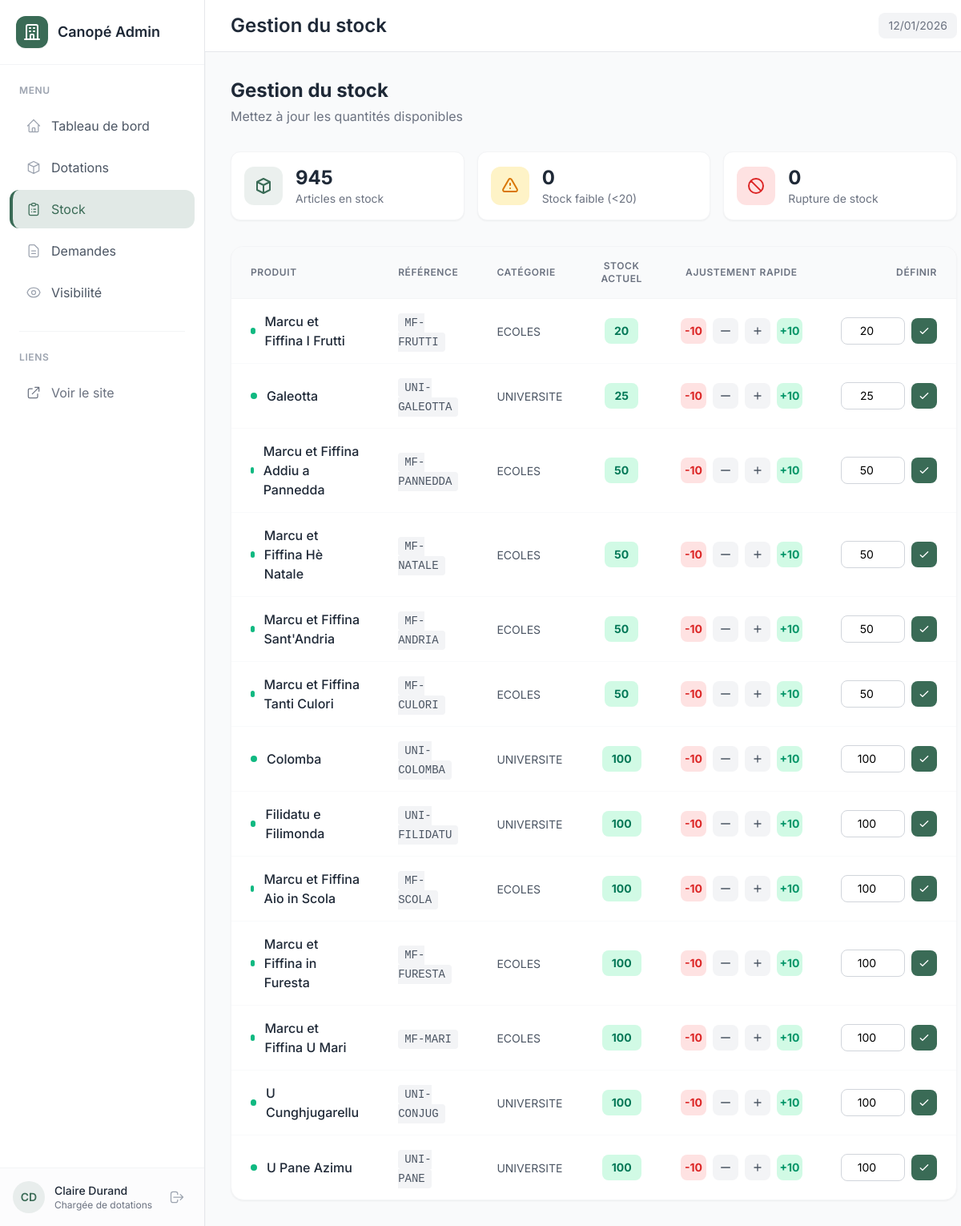
Screenshot of /admin/stock.php (signed in) with the database file from the repository.
### tables this page shows
CREATE TABLE `product` (
  `id` int(11) NOT NULL,
  `category_id` int(11) DEFAULT NULL,
  `name` varchar(255) NOT NULL,
  `reference` varchar(100) DEFAULT NULL,
  `description` text,
  `list_price` decimal(10,2) DEFAULT NULL,
  `is_published` tinyint(1) DEFAULT '1',
  `is_active` tinyint(1) DEFAULT '1'
);

CREATE TABLE `category` (
  `id` int(11) NOT NULL,
  `name` varchar(255) NOT NULL
);

### admin/stock.php (the view, shortened to what this page needs)
<?php
try {
    $pdo = new PDO('mysql:host=localhost;dbname=canope-reseau;charset=utf8mb4', 'root', 'root');
    $pdo->setAttribute(PDO::ATTR_ERRMODE, PDO::ERRMODE_EXCEPTION);
} catch (PDOException $e) {
    die('Erreur de connexion à la base de données');
}
$stockItems = $pdo->query('
    SELECT p.id, p.name, p.reference, c.name as category_name, COALESCE(s.quantity, 0) as quantity
    FROM product p
    LEFT JOIN category c ON c.id = p.category_id
    LEFT JOIN stock s ON s.product_id = p.id
    WHERE p.is_active = 1
    ORDER BY s.quantity ASC, p.name ASC
')->fetchAll(PDO::FETCH_ASSOC);
$totalStock = array_sum(array_column($stockItems, 'quantity'));
$lowStockCount = count(array_filter($stockItems, fn($item) => $item['quantity'] > 0 && $item['quantity'] < 20));
$outOfStockCount = count(array_filter($stockItems, fn($item) => $item['quantity'] == 0));
include 'includes/admin_header.php';
?>
<div class="flex flex-col md:flex-row md:items-center md:justify-between gap-4 mb-8">
    <div>
        <h2 class="text-2xl font-bold text-gray-800">Gestion du stock</h2>
        <p class="text-gray-500 mt-1">Mettez à jour les quantités disponibles</p>
    </div>
</div>
<div class="grid grid-cols-1 md:grid-cols-3 gap-4 mb-8">
    <div class="bg-white rounded-xl p-4 shadow-sm border border-gray-100 flex items-center gap-4">
        <div class="w-12 h-12 bg-canope-green/10 rounded-xl flex items-center justify-center">
            <svg xmlns="http://www.w3.org/2000/svg" class="h-6 w-6 text-canope-green" fill="none" viewBox="0 0 24 24" stroke="currentColor" stroke-width="2">
                <path stroke-linecap="round" stroke-linejoin="round" d="M20 7l-8-4-8 4m16 0l-8 4m8-4v10l-8 4m0-10L4 7m8 4v10M4 7v10l8 4" />
            </svg>
        </div>
        <div>
            <p class="text-2xl font-bold text-gray-800"><?= number_format($totalStock) ?></p>
            <p class="text-sm text-gray-500">Articles en stock</p>
        </div>
    </div>
    <div class="bg-white rounded-xl p-4 shadow-sm border border-gray-100 flex items-center gap-4">
        <div class="w-12 h-12 bg-amber-100 rounded-xl flex items-center justify-center">
        </div>
        <div>
            <p class="text-2xl font-bold text-gray-800"><?= $lowStockCount ?></p>
            <p class="text-sm text-gray-500">Stock faible (&lt;20)</p>
        </div>
    </div>
    <div class="bg-white rounded-xl p-4 shadow-sm border border-gray-100 flex items-center gap-4">
        <div class="w-12 h-12 bg-red-100 rounded-xl flex items-center justify-center">
            <svg xmlns="http://www.w3.org/2000/svg" class="h-6 w-6 text-red-600" fill="none" viewBox="0 0 24 24" stroke="currentColor" stroke-width="2">
                <path stroke-linecap="round" stroke-linejoin="round" d="M18.364 18.364A9 9 0 005.636 5.636m12.728 12.728A9 9 0 015.636 5.636m12.728 12.728L5.636 5.636" />
            </svg>
        </div>
        <div>
            <p class="text-2xl font-bold text-gray-800"><?= $outOfStockCount ?></p>
            <p class="text-sm text-gray-500">Rupture de stock</p>
        </div>
    </div>
</div>
<div class="bg-white rounded-2xl shadow-sm border border-gray-100 overflow-hidden">
    <div class="overflow-x-auto">
        <table class="w-full">
            <thead>
                <tr class="bg-gray-50 border-b border-gray-100">
                    <th class="text-left px-6 py-4 text-xs font-semibold text-gray-500 uppercase tracking-wider">Produit</th>
                    <th class="text-left px-6 py-4 text-xs font-semibold text-gray-500 uppercase tracking-wider">Référence</th>
                    <th class="text-left px-6 py-4 text-xs font-semibold text-gray-500 uppercase tracking-wider">Catégorie</th>
                    <th class="text-center px-6 py-4 text-xs font-semibold text-gray-500 uppercase tracking-wider">Stock actuel</th>
                    <th class="text-center px-6 py-4 text-xs font-semibold text-gray-500 uppercase tracking-wider">Ajustement rapide</th>
                    <th class="text-right px-6 py-4 text-xs font-semibold text-gray-500 uppercase tracking-wider">Définir</th>
                </tr>
            </thead>
            <tbody class="divide-y divide-gray-50">
                <?php foreach ($stockItems as $item): ?>
                <?php
                $qty = (int)$item['quantity'];
                $stockClass = $qty == 0 ? 'bg-red-100 text-red-700' : ($qty < 20 ? 'bg-amber-100 text-amber-700' : 'bg-emerald-100 text-emerald-700');
                $rowClass = $qty == 0 ? 'bg-red-50/50' : ($qty < 20 ? 'bg-amber-50/30' : '');
                ?>
                <tr class="hover:bg-gray-50 transition-colors <?= $rowClass ?>">
                    <td class="px-6 py-4">
                        <div class="flex items-center gap-3">
                            <?php if ($qty == 0): ?>
                            <div class="w-2 h-2 bg-red-500 rounded-full animate-pulse"></div>
                            <?php elseif ($qty < 20): ?>
                            <div class="w-2 h-2 bg-amber-500 rounded-full"></div>
                            <?php else: ?>
                            <div class="w-2 h-2 bg-emerald-500 rounded-full"></div>
                            <?php endif; ?>
                            <span class="font-medium text-gray-800"><?= htmlspecialchars($item['name']) ?></span>
                        </div>
                    </td>
                    <td class="px-6 py-4">
                        <span class="text-sm text-gray-600 font-mono bg-gray-100 px-2 py-1 rounded">
                            <?= htmlspecialchars($item['reference'] ?? 'N/A') ?>
                        </span>
                    </td>
                    <td class="px-6 py-4">
                        <span class="text-sm text-gray-600"><?= htmlspecialchars($item['category_name'] ?? 'Non classé') ?></span>
                    </td>
                    <td class="px-6 py-4 text-center">
                        <span class="inline-flex items-center px-3 py-1.5 rounded-lg text-sm font-bold <?= $stockClass ?>">
                            <?= $qty ?>
                        </span>
                    </td>
                    <td class="px-6 py-4">
                        <div class="flex items-center justify-center gap-2">
                            <form method="POST" class="flex items-center gap-1">
                                <button type="submit" class="w-8 h-8 bg-red-100 hover:bg-red-200 text-red-600 rounded-lg transition-colors flex items-center justify-center" title="-10">
                                    <span class="text-sm font-bold">-10</span>
                                </button>
                            </form>
                            <form method="POST" class="flex items-center gap-1">
                                <button type="submit" class="w-8 h-8 bg-gray-100 hover:bg-gray-200 text-gray-600 rounded-lg transition-colors flex items-center justify-center" title="-1">
                                    <svg xmlns="http://www.w3.org/2000/svg" class="h-4 w-4" fill="none" viewBox="0 0 24 24" stroke="currentColor" stroke-width="2">
                                        <path stroke-linecap="round" stroke-linejoin="round" d="M20 12H4" />
                                    </svg>
                                </button>
                            </form>
                            <form method="POST" class="flex items-center gap-1">
                                <button type="submit" class="w-8 h-8 bg-gray-100 hover:bg-gray-200 text-gray-600 rounded-lg transition-colors flex items-center justify-center" title="+1">
                                    <svg xmlns="http://www.w3.org/2000/svg" class="h-4 w-4" fill="none" viewBox="0 0 24 24" stroke="currentColor" stroke-width="2">
                                        <path stroke-linecap="round" stroke-linejoin="round" d="M12 6v6m0 0v6m0-6h6m-6 0H6" />
                                    </svg>
                                </button>
                            </form>
                            <form method="POST" class="flex items-center gap-1">
                                <button type="submit" class="w-8 h-8 bg-emerald-100 hover:bg-emerald-200 text-emerald-600 rounded-lg transition-colors flex items-center justify-center" title="+10">
                                    <span class="text-sm font-bold">+10</span>
                                </button>
                            </form>
                        </div>
                    </td>
                    <td class="px-6 py-4">
                        <form method="POST" class="flex items-center justify-end gap-2">
                            <input type="number" name="quantity" value="<?= $qty ?>" min="0"
                                   class="w-20 border border-gray-300 rounded-lg px-3 py-1.5 text-center text-sm focus:ring-2 focus:ring-canope-green focus:border-transparent">
                            <button type="submit" class="p-2 bg-canope-green hover:bg-canope-olive text-white rounded-lg transition-colors" title="Définir">
                                <svg xmlns="http://www.w3.org/2000/svg" class="h-4 w-4" fill="none" viewBox="0 0 24 24" stroke="currentColor" stroke-width="2">
                                    <path stroke-linecap="round" stroke-linejoin="round" d="M5 13l4 4L19 7" />
                                </svg>
                            </button>
                        </form>
                    </td>
                </tr>
                <?php endforeach; ?>
            </tbody>
        </table>
    </div>
</div>
<?php include 'includes/admin_footer.php'; ?>

### admin/includes/admin_header.php (style rules this page uses)
body { font-family: 'Inter', sans-serif; }

### rows the page displays
product: name "Marcu et Fiffina I Frutti", reference "MF-FRUTTI", category.name "ECOLES", qty "20", quantity "20"
product: name "Galeotta", reference "UNI-GALEOTTA", category.name "UNIVERSITE", qty "25", quantity "25"
product: name "Marcu et Fiffina Addiu a Pannedda", reference "MF-PANNEDDA", category.name "ECOLES", qty "50", quantity "50"
product: name "Marcu et Fiffina Hè Natale", reference "MF-NATALE", category.name "ECOLES", qty "50", quantity "50"
product: name "Marcu et Fiffina Sant'Andria", reference "MF-ANDRIA", category.name "ECOLES", qty "50", quantity "50"
product: name "Marcu et Fiffina Tanti Culori", reference "MF-CULORI", category.name "ECOLES", qty "50", quantity "50"
product: name "Colomba", reference "UNI-COLOMBA", category.name "UNIVERSITE", qty "100", quantity "100"
product: name "Filidatu e Filimonda", reference "UNI-FILIDATU", category.name "UNIVERSITE", qty "100", quantity "100"
product: name "Marcu et Fiffina Aio in Scola", reference "MF-SCOLA", category.name "ECOLES", qty "100", quantity "100"
product: name "Marcu et Fiffina in Furesta", reference "MF-FURESTA", category.name "ECOLES", qty "100", quantity "100"
product: name "Marcu et Fiffina U Mari", reference "MF-MARI", category.name "ECOLES", qty "100", quantity "100"
product: name "U Cunghjugarellu", reference "UNI-CONJUG", category.name "UNIVERSITE", qty "100", quantity "100"
product: name "U Pane Azimu", reference "UNI-PANE", category.name "UNIVERSITE", qty "100", quantity "100"

### other values shown
$currentAdmin['first_name'] . ' ' . $currentAdmin['last_name'] "Claire Durand"
$currentAdmin['job_title'] "Chargée de dotations"
$totalStock "945"
$lowStockCount "0"
$outOfStockCount "0"
